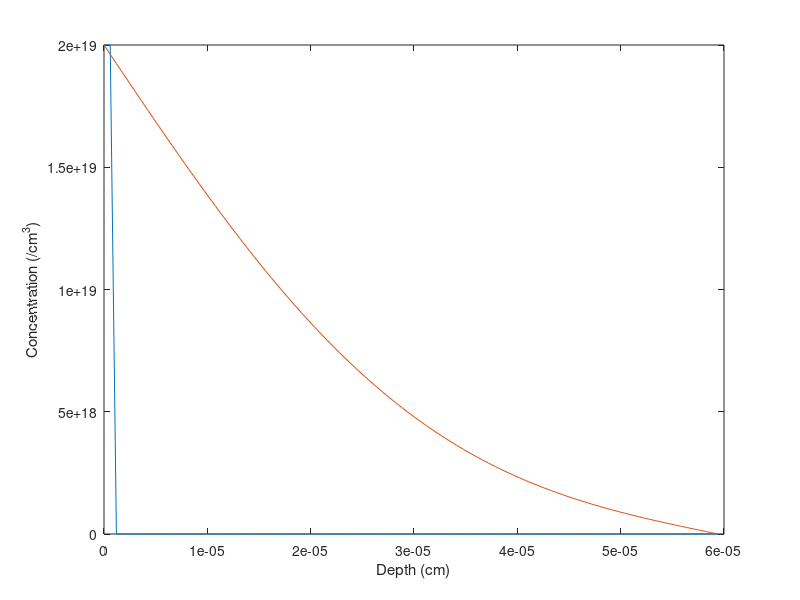

Write the MATLAB code that produced this figure.
%% Task 6
C_vector = zeros(1,100);
C_vector(1:2) = 2e19;
D = 1.69e-10;   %cm^2 hr^-1
                %temperature = 1050C, dopant = Boron
% dt = 2e-3;    %triggers instablity 
dt = 1e-3;      %divides 1 hour into 1000 points
dx = 6e-7;     %chose this number so k < 1/2
k = D*dt/(dx^2);

X_vector = (0:dx:(length(C_vector)*dx)-dx);
    
% semilogy(X_vector, C_vector);
plot(X_vector, C_vector);
xlabel('Depth (cm)');
ylabel('Concentration (/cm^3)');

C_vector(1) = 2e19; %keep the first element constant for constant
hold on
for j = 1:1000
    for i = 2:length(C_vector)-1  % start at 2 because there is no value left of the first element
        C_vector(i) = C_vector(i) + k*(C_vector(i-1) - 2*C_vector(i) + C_vector(i+1));
    end
%    pause(0.005)
%    semilogy(X_vector, C_vector);
%    plot(X_vector, C_vector);
end
plot(X_vector, C_vector);
% semilogy(X_vector, C_vector);